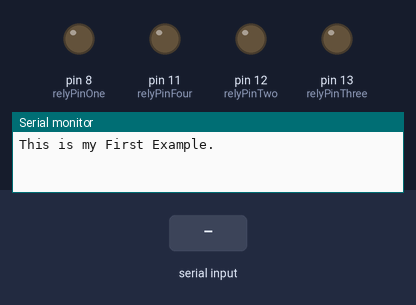
This sketch was run on a simulated Arduino Uno, built with avr-gcc and run on an emulated ATmega328P. Parts: output pins drawn as LEDs (lit = HIGH), the last lines printed to the serial monitor. Inputs (shaded band) come from the test bench.

Above: at 1.2 s.
1.3 s: "1" received over Serial
At 2.5 s:
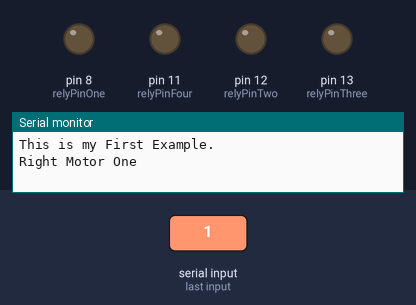
2.8 s: "2" received over Serial
At 3.6 s:
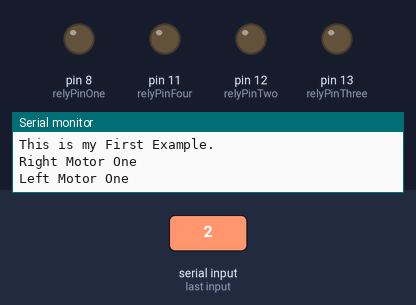
4.3 s: "4" received over Serial
At 4.8 s:
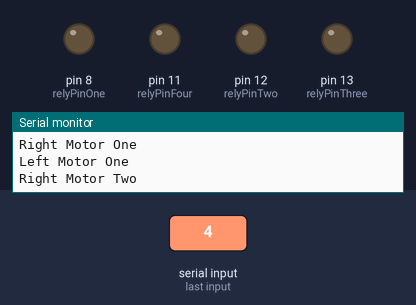
5.8 s: "5" received over Serial
At 7.1 s:
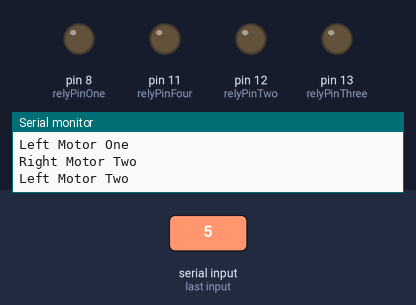
Timing chart, 0 to 8.3 s (numbered marks = the images above; inputs shaded):
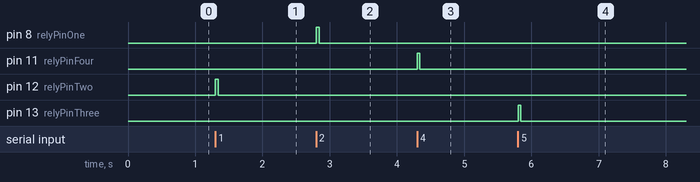

The sketch:

microcontrol_darts.ino
```cpp
int relyPinOne = 8;
int relyPinTwo = 12;

int relyPinThree = 13;
int relyPinFour = 11;

int direction_rotate = 0;

void setup() {
  // put your setup code here, to run once:
  pinMode(relyPinOne, OUTPUT);
  pinMode(relyPinTwo, OUTPUT);

  pinMode(relyPinThree, OUTPUT);
  pinMode(relyPinFour, OUTPUT);
  Serial.begin(9600);

  digitalWrite(relyPinOne, LOW );
  digitalWrite(relyPinTwo, LOW );
  digitalWrite(relyPinThree, LOW );
  digitalWrite(relyPinFour, LOW );

  Serial.println("This is my First Example.");
}

void rotate_motor_one_right(){
   digitalWrite(relyPinTwo, LOW );
   digitalWrite(relyPinOne, LOW );
   digitalWrite(relyPinTwo, HIGH );
}

//Motor One
void rotate_motor_one_left(){
   digitalWrite(relyPinTwo, LOW );
   digitalWrite(relyPinOne, LOW );
   digitalWrite(relyPinOne, HIGH );
}

void rotate_motor_one_stop(){
   digitalWrite(relyPinTwo, LOW );
   digitalWrite(relyPinOne, LOW );
}

//Motor Two
void rotate_motor_two_right(){
   digitalWrite(relyPinThree, LOW );
   digitalWrite(relyPinFour, LOW );
   digitalWrite(relyPinFour, HIGH );
}

void rotate_motor_two_left(){
   digitalWrite(relyPinThree, LOW );
   digitalWrite(relyPinFour, LOW );
   digitalWrite(relyPinThree, HIGH );
}

void rotate_motor_two_stop(){
   digitalWrite(relyPinThree, LOW );
   digitalWrite(relyPinFour, LOW );
}

int delay_b = 40;
void loop() {
  while (Serial.available())
  {
    direction_rotate = Serial.read();
  }

  if (direction_rotate == '1'){
     Serial.println("Right Motor One");
     rotate_motor_one_right();
     delay(delay_b);
     rotate_motor_one_stop();
     direction_rotate = 0;

  }

  if (direction_rotate == '2'){
     Serial.println("Left Motor One");
     rotate_motor_one_left();
     delay(delay_b);
     rotate_motor_one_stop();
     direction_rotate = 0;
  }

  if (direction_rotate == '3'){
     Serial.println("Stop Motor One");
     rotate_motor_one_stop();
     direction_rotate = 0;
  }

    if (direction_rotate == '4'){
     Serial.println("Right Motor Two");
     rotate_motor_two_right();
     delay(delay_b);
     rotate_motor_two_stop();
     direction_rotate = 0;
  }

  if (direction_rotate == '5'){
     Serial.println("Left Motor Two");
     rotate_motor_two_left();
     delay(delay_b);
     rotate_motor_two_stop();
     direction_rotate = 0;
  }

  if (direction_rotate == '6'){
     Serial.println("Stop Motor Two");
     rotate_motor_two_stop();
     direction_rotate = 0;
  }
//
//  // put your main code here, to run repeatedly:
//    delay(1000);
//      digitalWrite(relyPinTwo, HIGH );
//      Serial.println("pin two off");
//
//       delay(1000);
//      digitalWrite(relyPinOne, HIGH);
//      Serial.println("Turing off pin one");
//       delay(1000);
//
//      digitalWrite(relyPinTwo, LOW );
//       delay(1000);
//
//      digitalWrite(relyPinOne, HIGH );
//     Serial.println("pin two off");
//
//
//      digitalWrite(relyPinTwo, HIGH );
//       delay(1000);
//
//      digitalWrite(relyPinOne, LOW );


}
```

Measured:
- after the input at 1.3 s, pin 12 (relyPinTwo): LOW → HIGH at once, → LOW 0.04 s later
- after the input at 2.8 s, pin 8 (relyPinOne): LOW → HIGH at once, → LOW 0.04 s later
- after the input at 4.3 s, pin 11 (relyPinFour): LOW → HIGH at once, → LOW 0.04 s later
- after the input at 5.8 s, pin 13 (relyPinThree): LOW → HIGH at once, → LOW 0.04 s later
